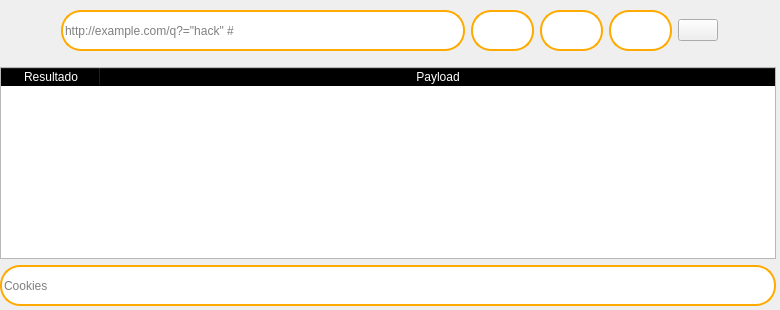
             <widget class="QWidget" name="xss_2">
              <layout class="QGridLayout" name="gridLayout_18">
               <property name="leftMargin">
                <number>0</number>
               </property>
               <property name="topMargin">
                <number>0</number>
               </property>
               <property name="rightMargin">
                <number>4</number>
               </property>
               <property name="bottomMargin">
                <number>4</number>
               </property>
               <item row="0" column="0">
                <layout class="QVBoxLayout" name="verticalLayout_20">
                 <item>
                  <widget class="QWidget" name="widget_10" native="true">
                   <property name="minimumSize">
                    <size>
                     <width>0</width>
                     <height>61</height>
                    </size>
                   </property>
                   <property name="maximumSize">
                    <size>
                     <width>16777215</width>
                     <height>61</height>
                    </size>
                   </property>
                   <layout class="QGridLayout" name="gridLayout_17">
                    <property name="leftMargin">
                     <number>0</number>
                    </property>
                    <property name="topMargin">
                     <number>0</number>
                    </property>
                    <property name="rightMargin">
                     <number>0</number>
                    </property>
                    <property name="bottomMargin">
                     <number>0</number>
                    </property>
                    <item row="0" column="0">
                     <layout class="QHBoxLayout" name="horizontalLayout_25">
                      <item>
                       <spacer name="horizontalSpacer_21">
                        <property name="orientation">
                         <enum>Qt::Horizontal</enum>
                        </property>
                        <property name="sizeHint" stdset="0">
                         <size>
                          <width>48</width>
                          <height>20</height>
                         </size>
                        </property>
                       </spacer>
                      </item>
                      <item>
                       <layout class="QHBoxLayout" name="horizontalLayout_24">
                        <item>
                         <widget class="QLabel" name="label_14">
                          <property name="text">
                           <string/>
                          </property>
                          <property name="pixmap">
                           <pixmap resource="../Dashboard.qrc">:/Image/Icons/xss.png</pixmap>
                          </property>
                         </widget>
                        </item>
                        <item>
                         <widget class="QLineEdit" name="xss_url">
                          <property name="minimumSize">
                           <size>
                            <width>404</width>
                            <height>41</height>
                           </size>
                          </property>
                          <property name="maximumSize">
                           <size>
                            <width>441</width>
                            <height>41</height>
                           </size>
                          </property>
                          <property name="styleSheet">
                           <string notr="true">QLineEdit{
border:2px solid rgb(255, 170, 0);
border-radius:20px;
color:black;
}</string>
                          </property>
                          <property name="placeholderText">
                           <string>http://example.com/q?=&quot;hack&quot; #</string>
                          </property>
                         </widget>
                        </item>
                        <item>
                         <widget class="QPushButton" name="button_xss_start">
                          <property name="minimumSize">
                           <size>
                            <width>63</width>
                            <height>41</height>
                           </size>
                          </property>
                          <property name="maximumSize">
                           <size>
                            <width>63</width>
                            <height>41</height>
                           </size>
                          </property>
                          <property name="styleSheet">
                           <string notr="true">QPushButton{
border:2px solid rgb(255, 170, 0);
border-radius:20px;
color:white;
background-color:white
}

QPushButton:hover{
background-color:rgb(255, 170, 0);

}</string>
                          </property>
                          <property name="text">
                           <string/>
                          </property>
                          <property name="icon">
                           <iconset resource="../Dashboard.qrc">
                            <normaloff>:/Image/Icons/search.png</normaloff>:/Image/Icons/search.png</iconset>
                          </property>
                          <property name="iconSize">
                           <size>
                            <width>44</width>
                            <height>43</height>
                           </size>
                          </property>
                         </widget>
                        </item>
                        <item>
                         <widget class="QPushButton" name="button_xss_clean">
                          <property name="minimumSize">
                           <size>
                            <width>63</width>
                            <height>41</height>
                           </size>
                          </property>
                          <property name="maximumSize">
                           <size>
                            <width>63</width>
                            <height>41</height>
                           </size>
                          </property>
                          <property name="styleSheet">
                           <string notr="true">QPushButton{
border:2px solid rgb(255, 170, 0);
border-radius:20px;
color:white;
background-color:white
}

QPushButton:hover{
background-color:rgb(255, 170, 0);

}</string>
                          </property>
                          <property name="text">
                           <string/>
                          </property>
                          <property name="icon">
                           <iconset resource="../Dashboard.qrc">
                            <normaloff>:/Image/Icons/clean.png</normaloff>:/Image/Icons/clean.png</iconset>
                          </property>
                          <property name="iconSize">
                           <size>
                            <width>44</width>
                            <height>43</height>
                           </size>
                          </property>
                         </widget>
                        </item>
                        <item>
                         <widget class="QPushButton" name="button_xss_save">
                          <property name="minimumSize">
                           <size>
                            <width>63</width>
                            <height>41</height>
                           </size>
                          </property>
                          <property name="maximumSize">
                           <size>
                            <width>63</width>
                            <height>41</height>
                           </size>
                          </property>
                          <property name="styleSheet">
                           <string notr="true">QPushButton{
border:2px solid rgb(255, 170, 0);
border-radius:20px;
color:white;
background-color:white
}

QPushButton:hover{
background-color:rgb(255, 170, 0);

}</string>
                          </property>
                          <property name="text">
                           <string/>
                          </property>
                          <property name="icon">
                           <iconset resource="../Dashboard.qrc">
                            <normaloff>:/Image/Icons/save.png</normaloff>:/Image/Icons/save.png</iconset>
                          </property>
                          <property name="iconSize">
                           <size>
                            <width>37</width>
                            <height>43</height>
                           </size>
                          </property>
                         </widget>
                        </item>
                       </layout>
                      </item>
                      <item>
                       <widget class="QPushButton" name="button_site_xss">
                        <property name="styleSheet">
                         <string notr="true">
QPushButton:hover{
background-color: rgb(255, 0, 0);
}</string>
                        </property>
                        <property name="text">
                         <string/>
                        </property>
                        <property name="icon">
                         <iconset resource="../Dashboard.qrc">
                          <normaloff>:/Image/Icons/question-mark-30.png</normaloff>:/Image/Icons/question-mark-30.png</iconset>
                        </property>
                       </widget>
                      </item>
                      <item>
                       <spacer name="horizontalSpacer_22">
                        <property name="orientation">
                         <enum>Qt::Horizontal</enum>
                        </property>
                        <property name="sizeHint" stdset="0">
                         <size>
                          <width>58</width>
                          <height>20</height>
                         </size>
                        </property>
                       </spacer>
                      </item>
                     </layout>
                    </item>
                   </layout>
                  </widget>
                 </item>
                 <item>
                  <widget class="QTableWidget" name="tabel_xss">
                   <property name="styleSheet">
                    <string notr="true">QHeaderView::section { background-color: black; color: white; }
</string>
                   </property>
                   <attribute name="horizontalHeaderStretchLastSection">
                    <bool>true</bool>
                   </attribute>
                   <attribute name="verticalHeaderCascadingSectionResizes">
                    <bool>false</bool>
                   </attribute>
                   <attribute name="verticalHeaderShowSortIndicator" stdset="0">
                    <bool>false</bool>
                   </attribute>
                   <attribute name="verticalHeaderStretchLastSection">
                    <bool>false</bool>
                   </attribute>
                   <column>
                    <property name="text">
                     <string>Resultado</string>
                    </property>
                   </column>
                   <column>
                    <property name="text">
                     <string>Payload</string>
                    </property>
                   </column>
                  </widget>
                 </item>
                 <item>
                  <widget class="QLineEdit" name="cookies_xss">
                   <property name="minimumSize">
                    <size>
                     <width>0</width>
                     <height>41</height>
                    </size>
                   </property>
                   <property name="maximumSize">
                    <size>
                     <width>16777215</width>
                     <height>41</height>
                    </size>
                   </property>
                   <property name="styleSheet">
                    <string notr="true">QLineEdit{
border:2px solid rgb(255, 170, 0);
border-radius:20px;
color:black;
}</string>
                   </property>
                   <property name="placeholderText">
                    <string>Cookies</string>
                   </property>
                   <property name="clearButtonEnabled">
                    <bool>false</bool>
                   </property>
                  </widget>
                 </item>
                </layout>
               </item>
              </layout>
             </widget>
